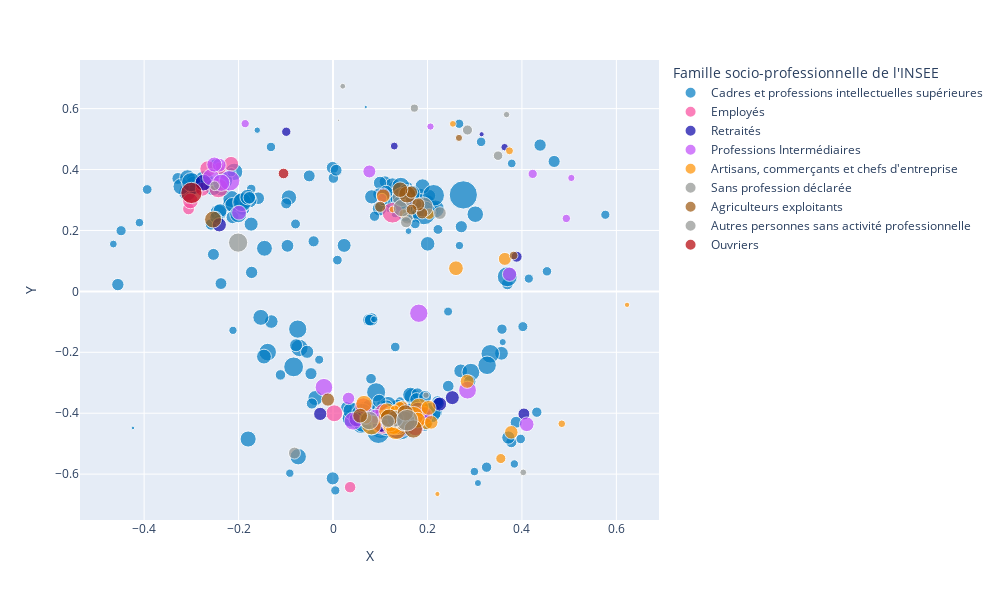

Notebook code cell kept with this figure:
### Code cell
colors = {'Cadres et professions intellectuelles supérieures':"#007bc2",
          'Employés':"#fa4b9d",
          'Retraités':"#0a02a8",
          'Professions Intermédiaires':"#c04bfa",
          "Artisans, commerçants et chefs d'entreprise":"#ff9100",
          "Sans profession déclarée":"#919491",
          "Agriculteurs exploitants":"#9c570e",
          "Autres personnes sans activité professionnelle":"#919491",
          "Ouvriers":"#b50006",
          np.nan:"#919491"
          }

fig = px.scatter(to_show, x="X", y="Y", color='famsocpro', color_discrete_map=colors,
                 hover_name="metier",
                 hover_data={'acteur_id' : False,
                             'uid' : False,
                             'X' : False,
                             'Y' : False,
                             'parti' : False,
                             'assiduite' : False,
                             'famsocpro': False,
                             'Nom': to_show['prenom']+' '+to_show['nom'],
                             'Parti': to_show['parti'],
                             'Nombre de votes': to_show['assiduite']
                            },
                 size='assiduite',
                 labels={'famsocpro': "Famille socio-professionnelle de l'INSEE"},
                 width=1000, height=600)

fig.show()
fig.write_html("embedding_metier.html")

### Figure 1 — Plotly figure (JSON) as saved in the notebook; plotly's stock layout.template omitted (floating-point values rounded to 4 significant figures; data arrays with more than 128 entries replaced by an {"elided": "..."} marker saying what was removed)
{"data": [{"customdata": {"elided": "390x8 mixed values"}, "hovertemplate": "<b>%{hovertext}</b><br><br>Nom=%{customdata[5]}<br>Parti=%{customdata[6]}<br>Nombre de votes=%{customdata[7]}<extra></extra>", "hovertext": {"elided": "390 str values"}, "legendgroup": "Cadres et professions intellectuelles supérieures", "marker": {"color": "#007bc2", "size": {"elided": "390 int values"}, "sizemode": "area", "sizeref": 6.657, "symbol": "circle"}, "mode": "markers", "name": "Cadres et professions intellectuelles supérieures", "orientation": "v", "showlegend": true, "type": "scatter", "x": {"elided": "390 float values"}, "xaxis": "x", "y": {"elided": "390 float values"}, "yaxis": "y"}, {"customdata": {"elided": "24x8 mixed values"}, "hovertemplate": "<b>%{hovertext}</b><br><br>Nom=%{customdata[5]}<br>Parti=%{customdata[6]}<br>Nombre de votes=%{customdata[7]}<extra></extra>", "hovertext": ["Fonctionnaire de catégorie C", "Employé de banque", "Fonctionnaire de catégorie B", "Employée (autres entreprises publiques)", "Fonctionnaire de catégorie B", "Agent d'assurances", "Salariée du secteur médical", "Enseignant 1er degré-directeur d'école (en disponibilité)", "Employé (secteur privé)", "Conseiller juridique", "Juriste", "Employée (secteur privé)", "Employé (secteur privé)", "Employé (secteur privé)", "Secrétaire administratif des affaires sanitaires et sociales", "Employée du secteur privé", "Employée (autres entreprises publiques)", "Fonctionnaire de catégorie A", "Employé (secteur privé)", "Employée", "Attaché parlementaire", "Employé administratif", "Employée du secteur privé", "Employée de la fonction publique retraitée"], "legendgroup": "Employés", "marker": {"color": "#fa4b9d", "size": [808, 396, 486, 1397, 1040, 862, 968, 785, 1120, 801, 972, 951, 621, 1423, 360, 635, 532, 867, 764, 469, 649, 1251, 815, 442], "sizemode": "area", "sizeref": 6.657, "symbol": "circle"}, "mode": "markers", "name": "Employés", "orientation": "v", "showlegend": true, "type": "scatter", "x": [0.1408, 0.1503, 0.07642, 0.1036, 0.1279, 0.1062, 0.1745, 0.1373, 0.1074, 0.09655, 0.06433, 0.002616, 0.1402, 0.126, 0.1928, 0.1821, -0.2395, -0.265, -0.2158, -0.3059, -0.2765, -0.2427, -0.3019, 0.03622], "xaxis": "x", "y": [-0.4169, -0.4162, -0.4188, -0.4356, -0.4454, -0.3955, -0.446, -0.4225, -0.4361, -0.4263, -0.3776, -0.4003, -0.4227, 0.2581, -0.3938, -0.4186, 0.4039, 0.4025, 0.4184, 0.2708, 0.3354, 0.3392, 0.2969, -0.6429], "yaxis": "y"}, {"customdata": {"elided": "26x8 mixed values"}, "hovertemplate": "<b>%{hovertext}</b><br><br>Nom=%{customdata[5]}<br>Parti=%{customdata[6]}<br>Nombre de votes=%{customdata[7]}<extra></extra>", "hovertext": ["Retraitée de la Fonction publique", "Retraité de l'enseignement", "Agriculteur-propriétaire retraité", "Retraitée professeur d'université - ancienne présidente d'université", "Retraitée de l'enseignement", "Chef d'entreprise retraitée", "Retraitée artisan, commerçant, chef d'entreprise", "Retraitée Fonction publique territoriale", "Retraitée de l'enseignement", "Ex-sportive de haut niveau", "Retraitée de la fonction publique hospitalière et chargée de formation", "Sans profession déclarée", "Retraité agricole", "Cadre du secteur privé retraité", "Retraitée de l'enseignement", "Retraitée salariée (secteur privé)", "Retraité des professions libérales", "Retraitée de la fonction publique (hors enseignement)", "Retraité fonction publique (hors enseignement)", "Retraitée salariée (secteur privé)", "Retraité de la fonction publique (hors enseignement)", "Retraité salarié privé", "Retraité de l'éducation nationale", "Retraité", "Agriculteur retraité", "Retraitée"], "legendgroup": "Retraités", "marker": {"color": "#0a02a8", "size": [601, 305, 653, 776, 1176, 582, 733, 1352, 1221, 746, 1820, 909, 1294, 248, 641, 832, 646, 652, 401, 672, 291, 917, 210, 474, 186, 88], "sizemode": "area", "sizeref": 6.657, "symbol": "circle"}, "mode": "markers", "name": "Retraités", "orientation": "v", "showlegend": true, "type": "scatter", "x": [0.1396, 0.1535, 0.2526, 0.1352, 0.1022, -0.02714, 0.1546, 0.1412, 0.1267, 0.04971, 0.136, 0.1395, 0.1454, 0.1639, 0.1064, 0.1796, 0.1926, 0.2258, 0.3888, -0.2408, -0.099, -0.2745, 0.1297, 0.4042, 0.3633, 0.3147], "xaxis": "x", "y": [-0.4094, -0.4202, -0.3489, -0.4286, -0.4319, -0.4023, -0.4181, -0.4272, -0.4414, -0.4197, -0.4458, -0.4429, -0.3957, 0.2933, 0.3166, -0.39, -0.403, -0.37, 0.1138, 0.2185, 0.5241, 0.357, 0.4772, -0.4026, 0.4736, 0.516], "yaxis": "y"}, {"customdata": {"elided": "36x8 mixed values"}, "hovertemplate": "<b>%{hovertext}</b><br><br>Nom=%{customdata[5]}<br>Parti=%{customdata[6]}<br>Nombre de votes=%{customdata[7]}<extra></extra>", "hovertext": ["Coordinatrice aménagement numérique", "Enseignante 1er degré-directrice d'école", "Fonctionnaire de catégorie A", "Infirmière diplômée d'Etat", "Pharmacien", "Professeur du secondaire", "Profession rattachée à l'enseignement", "Infirmière anesthésiste", "Employée (secteur privé)", "Infirmier des forces spéciales", "Salariée du secteur médical", "Enseignant du 1er degré-Directeur d'école", "Fonctionnaire territorial", "Juriste", "Infirmière libérale", "Enseignant vacataire Faculté", "Professeur du secondaire et technique", "Fonctionnaire de catégorie B", "Sage-femme", "Navigateur", "Employée (secteur privé)", "Enseignant 1er deg.-directeur école", "Profession rattachée à l'enseignement", "Fonctionnaire de catégorie B", "Employé (secteur privé)", "Employé (secteur privé)", "Fonctionnaire de catégorie B", "Déléguée médicale", "Professeur de lettres-anglais en lycée professionnel", "Commercial", "technicienne territoriale", "Professeur des écoles (spécialité français langue étrangère)", "Infirmière libérale", "Enseignant", "Professeure des écoles", "Professeur des écoles"], "legendgroup": "Professions Intermédiaires", "marker": {"color": "#c04bfa", "size": [554, 1287, 659, 468, 1262, 651, 495, 1034, 1518, 678, 1014, 1123, 450, 519, 1196, 373, 709, 877, 320, 1075, 1058, 687, 636, 959, 756, 1407, 983, 561, 731, 394, 232, 716, 176, 286, 227, 176], "sizemode": "area", "sizeref": 6.657, "symbol": "circle"}, "mode": "markers", "name": "Professions Intermédiaires", "orientation": "v", "showlegend": true, "type": "scatter", "x": [0.124, 0.1251, 0.1149, 0.1444, 0.1276, 0.1355, 0.1291, -0.0193, 0.1348, 0.1292, 0.1298, 0.1816, 0.126, 0.03282, 0.1909, 0.1332, 0.09029, 0.1326, 0.1037, 0.04242, 0.2848, 0.3739, -0.241, -0.2585, -0.2513, -0.2189, -0.2368, 0.07695, -0.1991, 0.1631, 0.494, 0.4102, 0.2064, 0.4228, -0.186, 0.5046], "xaxis": "x", "y": [-0.4101, -0.4084, -0.4311, -0.3976, -0.4312, -0.4388, -0.4096, -0.3146, -0.4098, -0.4182, -0.4196, -0.07176, -0.3953, -0.3515, -0.4076, -0.4061, -0.4106, -0.4039, 0.3058, -0.426, -0.3243, 0.05631, 0.4144, 0.3747, 0.4164, 0.3631, 0.3568, 0.3938, 0.2584, -0.4178, 0.2395, -0.4364, 0.5412, 0.3858, 0.5507, 0.3724], "yaxis": "y"}, {"customdata": {"elided": "52x8 mixed values"}, "hovertemplate": "<b>%{hovertext}</b><br><br>Nom=%{customdata[5]}<br>Parti=%{customdata[6]}<br>Nombre de votes=%{customdata[7]}<extra></extra>", "hovertext": ["Industriel-Chef d'entreprise", "Industriel-Chef d'entreprise", "Président de société", "Chef d'entreprise", "Commerçant", "Chef d'entreprise", "Autre profession libérale", "Artisan", "Chef entreprise", "Entrepreneur", "Avocat", "Chef d'entreprise", "Gérant d'une agence de communication", "Dirigeant de société", "Administrateur de sociétés", "Chef d'entreprise dans l'œnologie", "Représentant de commerce", "Industriel-Chef d'entreprise", "Industriel-Chef d'entreprise", "Commerçant", "Opticien audioprothésiste", "Industriel-Chef d'entreprise", "Chef d'entreprise", "Industriel-Chef d'entreprise", "Industriel-Chef d'entreprise", "Administratrice de sociétés", "Industriel-Chef d'entreprise", "Commerçant", "Chef d'entreprise", "Consultante communication", "Chef d'entreprise", "Directeur d'un cabinet de conseil", "Industriel-Chef d'entreprise", "Industriel-Chef d'entreprise", "Chef d'entreprise", "Chef d'entreprise", "Industriel-Chef d'entreprise", "Gérant de société", "Industriel-Chef d'entreprise", "Industriel-Chef d'entreprise", "Industriel-Chef d'entreprise", "Ancien auto-entrepreneur", "Industriel-Chef d'entreprise", "Infographiste", "chef d'entreprise", "Industriel-Chef d'entreprise", "Ecrivain public", "Chef d'entreprise", "Chef d'entreprise", "Conseiller en communication", "chef d'entreprise", "Entrepreneur"], "legendgroup": "Artisans, commerçants et chefs d'entreprise", "marker": {"color": "#ff9100", "size": [580, 1253, 474, 782, 1313, 591, 844, 770, 807, 850, 463, 444, 1341, 759, 952, 903, 1179, 965, 937, 732, 1181, 1326, 431, 723, 618, 346, 482, 829, 452, 1411, 1335, 926, 388, 724, 151, 392, 640, 309, 828, 524, 736, 655, 562, 620, 95, 276, 609, 339, 151, 210, 194, 89], "sizemode": "area", "sizeref": 6.657, "symbol": "circle"}, "mode": "markers", "name": "Artisans, commerçants et chefs d'entreprise", "orientation": "v", "showlegend": true, "type": "scatter", "x": [0.1332, 0.1248, 0.1461, 0.1186, 0.08142, 0.1339, 0.1246, 0.1201, 0.1242, 0.1134, 0.1334, 0.1982, 0.1309, 0.1287, 0.1297, 0.06566, 0.1495, 0.1281, 0.1415, 0.1425, 0.1824, 0.1702, 0.1216, 0.2603, 0.1333, 0.1119, 0.06951, 0.1213, 0.1414, 0.1333, 0.1479, 0.1145, 0.1414, 0.1349, 0.1259, 0.2037, 0.1063, 0.15, 0.1792, 0.1393, 0.2023, 0.2841, 0.3639, 0.2078, 0.6226, 0.1309, 0.3775, 0.3553, 0.2538, 0.3737, 0.4844, 0.221], "xaxis": "x", "y": [-0.4144, -0.4391, -0.3784, -0.4242, -0.4385, -0.4261, -0.4058, -0.4101, -0.4035, -0.4132, -0.4025, -0.4351, -0.438, -0.4338, -0.4145, -0.3685, -0.4092, -0.4412, -0.4166, -0.4081, -0.3816, -0.4105, -0.4202, 0.07601, -0.4134, -0.4064, -0.416, -0.4348, -0.4225, -0.453, -0.4235, -0.3937, -0.379, -0.4146, 0.2692, 0.2543, 0.3134, 0.2547, -0.4228, -0.408, -0.3825, -0.2954, 0.1066, -0.43, -0.04418, -0.388, -0.4627, -0.5489, 0.55, 0.4616, -0.4347, -0.6653], "yaxis": "y"}, {"customdata": {"elided": "22x8 mixed values"}, "hovertemplate": "<b>%{hovertext}</b><br><br>Nom=%{customdata[5]}<br>Parti=%{customdata[6]}<br>Nombre de votes=%{customdata[7]}<extra></extra>", "hovertext": ["Sans profession déclarée", "Sans profession déclarée", "Sans profession déclarée", "Autre profession", "Sans profession déclarée", "Sans profession déclarée", "Sans profession déclarée", "Autre profession", "Sans profession déclarée", "Sans profession déclarée", "Autres", "Sans profession déclarée", "Sans profession déclarée", "Autre profession", "Sans profession déclarée", "Sans profession déclarée", "Mère au foyer", "non communiqué", "Sans profession déclarée", "Sans profession déclarée", "Sans profession déclarée", "Sans profession déclarée"], "legendgroup": "Sans profession déclarée", "marker": {"color": "#919491", "size": [1363, 629, 904, 540, 1350, 1221, 431, 1020, 317, 419, 417, 1128, 1232, 311, 477, 305, 343, 137, 219, 111, 154, 17], "sizemode": "area", "sizeref": 6.657, "symbol": "circle"}, "mode": "markers", "name": "Sans profession déclarée", "orientation": "v", "showlegend": true, "type": "scatter", "x": [0.1524, 0.1319, 0.1318, 0.2264, 0.1908, 0.1455, 0.1573, 0.146, 0.1784, 0.1641, 0.1548, 0.07695, -0.2009, -0.2507, -0.08169, 0.3495, 0.2847, 0.3674, 0.1723, 0.02062, 0.4029, 0.01168], "xaxis": "x", "y": [-0.4264, -0.4255, -0.4178, 0.2571, 0.2772, 0.3099, 0.2396, 0.2738, 0.2872, 0.2974, 0.227, -0.4242, 0.1602, 0.3467, -0.5309, 0.4455, 0.5298, 0.5805, 0.6016, 0.6736, -0.5943, 0.5618], "yaxis": "y"}, {"customdata": [["PA719242", "PA719242", "La République en Marche", 883, "Agriculteurs exploitants", "Jean-Baptiste Moreau", "La République en Marche", 883], ["PA719412", "PA719412", "La République en Marche", 732, "Agriculteurs exploitants", "Sandrine Le Feur", "La République en Marche", 732], ["PA720342", "PA720342", "La République en Marche", 1063, "Agriculteurs exploitants", "Nicole Le Peih", "La République en Marche", 1063], ["PA2155", "PA2155", "Les Républicains", 408, "Agriculteurs exploitants", "Gérard Menuel", "Les Républicains", 408], ["PA1695", "PA1695", "Les Républicains", 432, "Agriculteurs exploitants", "Christian Jacob", "Les Républicains", 432], ["PA267204", "PA267204", "Les Républicains", 564, "Agriculteurs exploitants", "Jean-Marie Sermier", "Les Républicains", 564], ["PA267450", "PA267450", "Les Républicains", 391, "Agriculteurs exploitants", "Rémi Delatte", "Les Républicains", 391], ["PA643134", "PA643134", "Les Républicains", 968, "Agriculteurs exploitants", "Isabelle Valentin", "Les Républicains", 968], ["PA767", "PA767", "Les Républicains", 500, "Agriculteurs exploitants", "Jacques Cattin", "Les Républicains", 500], ["PA266793", "PA266793", "Les Républicains", 809, "Agriculteurs exploitants", "Jean-Yves Bony", "Les Républicains", 809], ["PA722162", "PA722162", "Mouvement Démocrate", 1112, "Agriculteurs exploitants", "Nicolas Turquois", "Mouvement Démocrate", 1112], ["PA267355", "PA267355", "Mouvement Démocrate", 586, "Agriculteurs exploitants", "Antoine Herth", "Mouvement Démocrate", 586], ["PA421348", "PA421348", "Union des démocrates, radicaux et libéraux", 246, "Agriculteurs exploitants", "André Villiers", "Union des démocrates, radicaux et libéraux", 246], ["PA607553", "PA607553", "Parti socialiste", 962, "Agriculteurs exploitants", "Dominique Potier", "Parti socialiste", 962], ["PA342240", "PA342240", "Les Républicains", 171, "Agriculteurs exploitants", "Jean-Luc Bourgeaux", "Les Républicains", 171]], "hovertemplate": "<b>%{hovertext}</b><br><br>Nom=%{customdata[5]}<br>Parti=%{customdata[6]}<br>Nombre de votes=%{customdata[7]}<extra></extra>", "hovertext": ["Agriculteur-propriétaire exploitant", "Agriculteur-propriétaire exploitant", "Agriculteur-propriétaire exploitant", "Agriculteur", "Agriculteur", "Ancien viticulteur", "Agriculteur", "Salariée agricole", "Viticulteur négociant", "Exploitant agricole", "Agriculteur-propriétaire exploitant", "Agriculteur", "Agriculteur-propriétaire exploitant", "Agriculteur", "Agriculteur"], "legendgroup": "Agriculteurs exploitants", "marker": {"color": "#9c570e", "size": [883, 732, 1063, 408, 432, 564, 391, 968, 500, 809, 1112, 586, 246, 962, 171], "sizemode": "area", "sizeref": 6.657, "symbol": "circle"}, "mode": "markers", "name": "Agriculteurs exploitants", "orientation": "v", "showlegend": true, "type": "scatter", "x": [0.153, 0.05741, 0.1187, 0.09984, 0.1887, 0.1805, 0.1663, 0.1571, 0.166, 0.142, 0.1701, -0.01079, 0.3824, -0.254, 0.2667], "xaxis": "x", "y": [-0.399, -0.4082, -0.4156, 0.2778, 0.2566, 0.2856, 0.2685, 0.3181, 0.3261, 0.3339, -0.4519, -0.3552, 0.1178, 0.236, 0.504], "yaxis": "y"}, {"customdata": [["PA722170", "PA722170", "La République en Marche", 1555, "Autres personnes sans activité professionnelle", "Sophie Beaudouin-Hubiere", "La République en Marche", 1555], ["PA2952", "PA2952", "Autre", 141, "Autres personnes sans activité professionnelle", "Jean-Luc Warsmann", "Autre", 141], ["PA721876", "PA721876", "La République en Marche", 576, "Autres personnes sans activité professionnelle", "Adrien Morenas", "La République en Marche", 576]], "hovertemplate": "<b>%{hovertext}</b><br><br>Nom=%{customdata[5]}<br>Parti=%{customdata[6]}<br>Nombre de votes=%{customdata[7]}<extra></extra>", "hovertext": ["Sans profession déclarée", "Sans profession", "Étudiant en ostéopathie"], "legendgroup": "Autres personnes sans activité professionnelle", "marker": {"color": "#919491", "size": [1555, 141, 576], "sizemode": "area", "sizeref": 6.657, "symbol": "circle"}, "mode": "markers", "name": "Autres personnes sans activité professionnelle", "orientation": "v", "showlegend": true, "type": "scatter", "x": [0.157, 0.1969, 0.1162], "xaxis": "x", "y": [-0.423, -0.3408, -0.4266], "yaxis": "y"}, {"customdata": [["PA1838", "PA1838", "Régions et peuples solidaires", 377, "Ouvriers", "Jean Lassalle", "Régions et peuples solidaires", 377], ["PA720286", "PA720286", "La France Insoumise", 1514, "Ouvriers", "Caroline Fiat", "La France Insoumise", 1514]], "hovertemplate": "<b>%{hovertext}</b><br><br>Nom=%{customdata[5]}<br>Parti=%{customdata[6]}<br>Nombre de votes=%{customdata[7]}<extra></extra>", "hovertext": ["Technicien agricole", "Salariée du secteur médical"], "legendgroup": "Ouvriers", "marker": {"color": "#b50006", "size": [377, 1514], "sizemode": "area", "sizeref": 6.657, "symbol": "circle"}, "mode": "markers", "name": "Ouvriers", "orientation": "v", "showlegend": true, "type": "scatter", "x": [-0.1048, -0.2998], "xaxis": "x", "y": [0.3871, 0.3233], "yaxis": "y"}], "layout": {"height": 600, "legend": {"itemsizing": "constant", "title": {"text": "Famille socio-professionnelle de l'INSEE"}, "tracegroupgap": 0}, "margin": {"t": 60}, "width": 1000, "xaxis": {"anchor": "y", "domain": [0, 1], "title": {"text": "X"}}, "yaxis": {"anchor": "x", "domain": [0, 1], "title": {"text": "Y"}}}}
